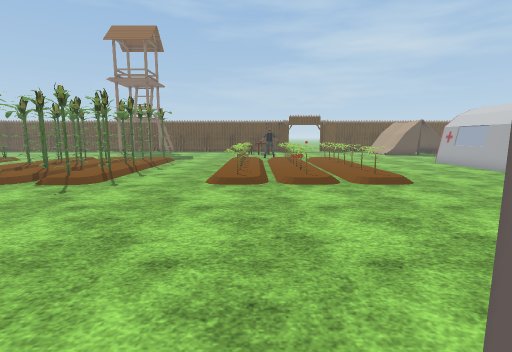
view 1 (above)

24 first-person views from a walk through a Unity game level. The camera is 1.4 m above the floor, tilts 8° down and sees 85° across. The floor is counted in squares, 1 m on a side. Each view is taken from the middle of a square. On the plan, view 1 faces up. The plan holds only what a view shows up to about 14 squares ahead; the rest is blank. The place goes on beyond the plan. Flat ground stands in for the terrain. The player is left out. Some surface patterns are stand-ins.

view 2
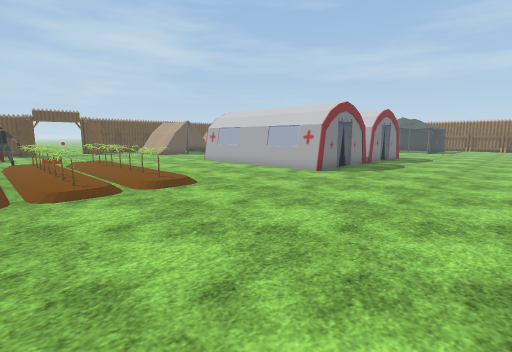

view 3
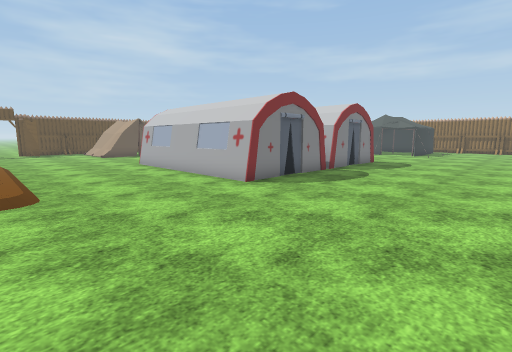

view 4
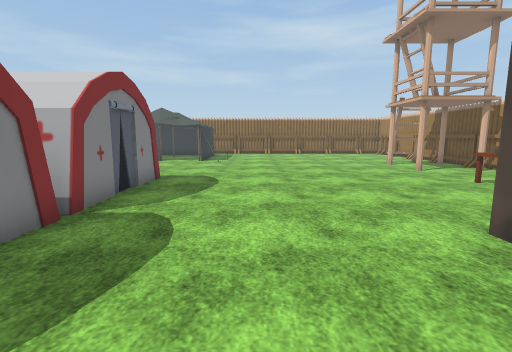

view 5
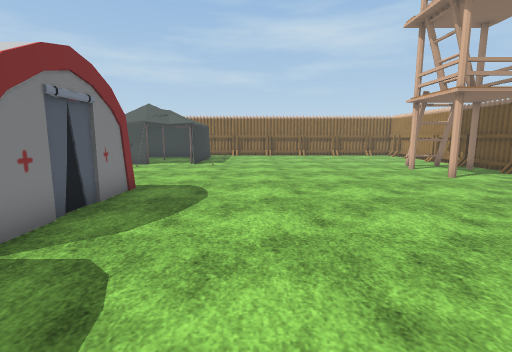

view 6
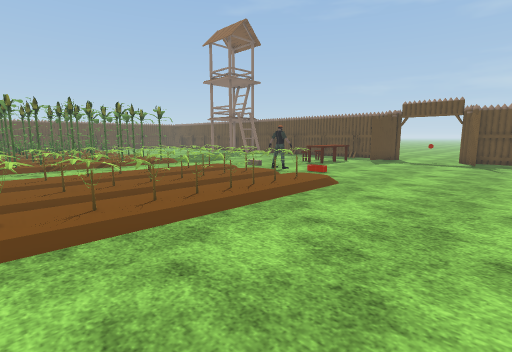

view 7
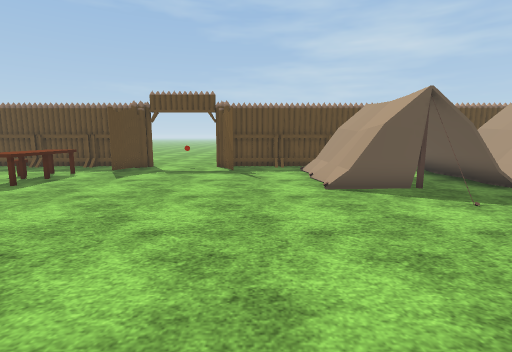

view 8
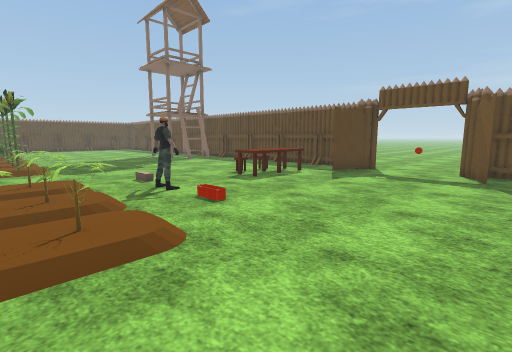

view 9
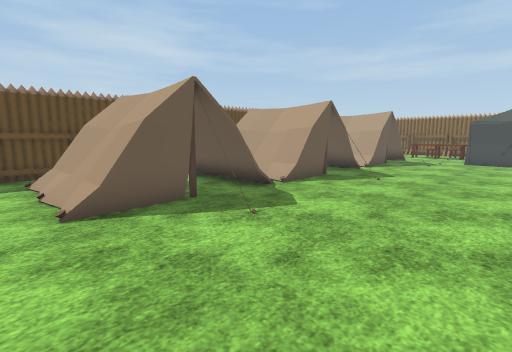

view 10
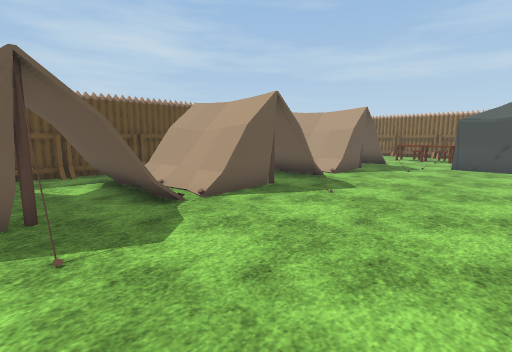

view 11
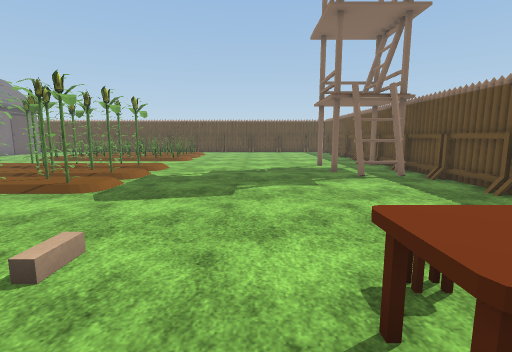

view 12
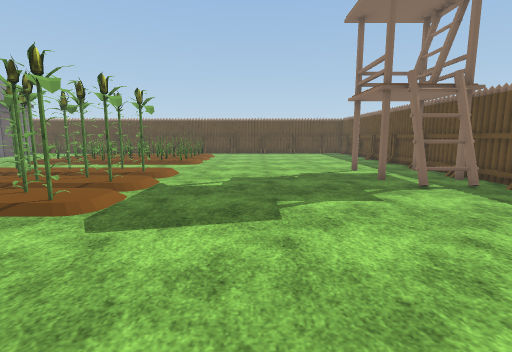

view 13
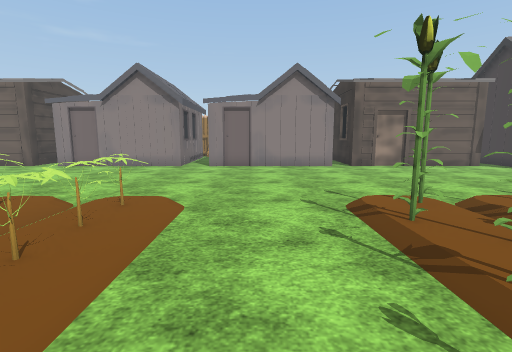

view 14
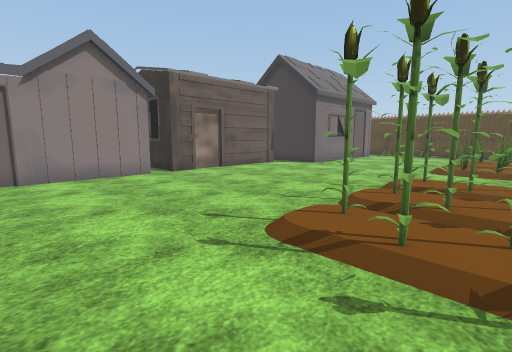

view 15
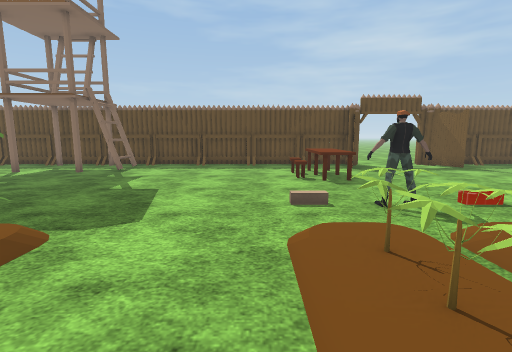

view 16
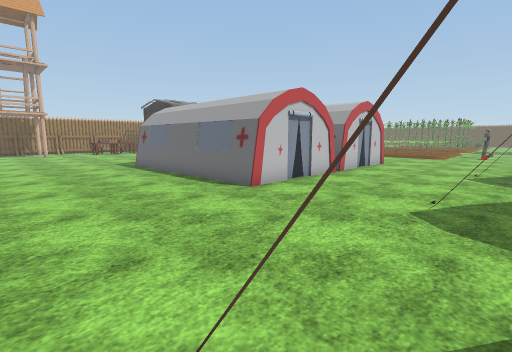

view 17
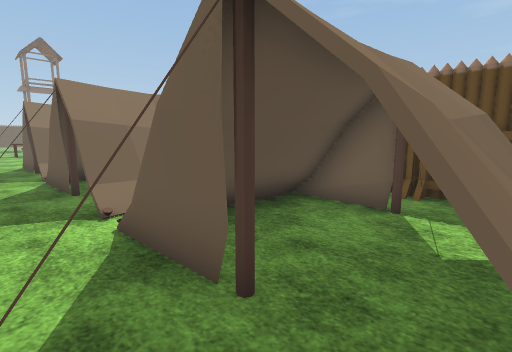

view 18
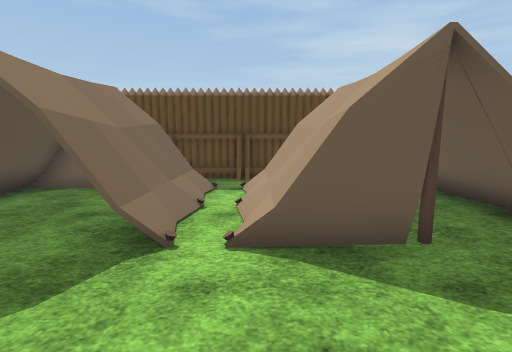

view 19
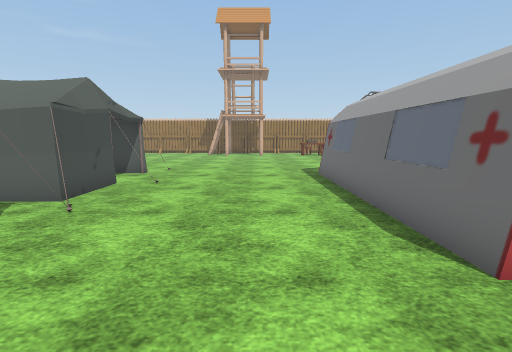

view 20
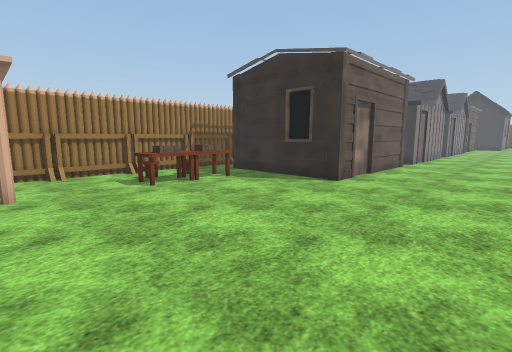

view 21
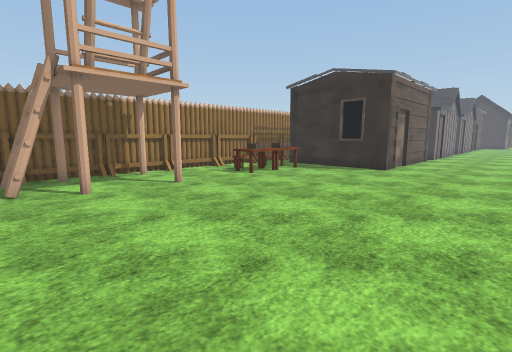

view 22
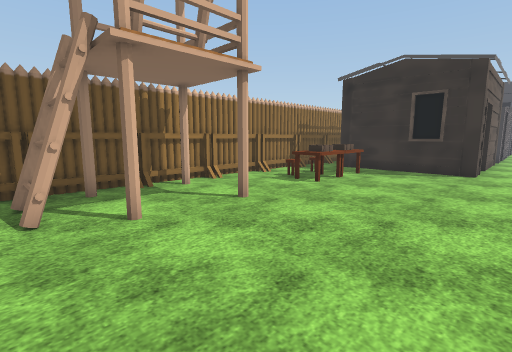

view 23
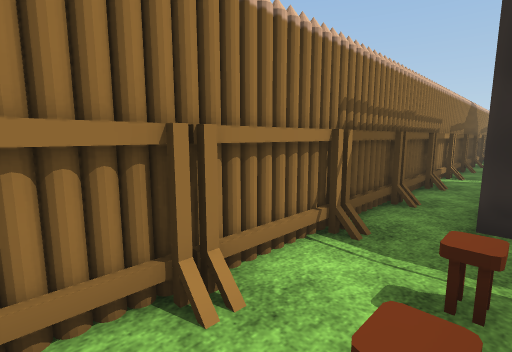

view 24
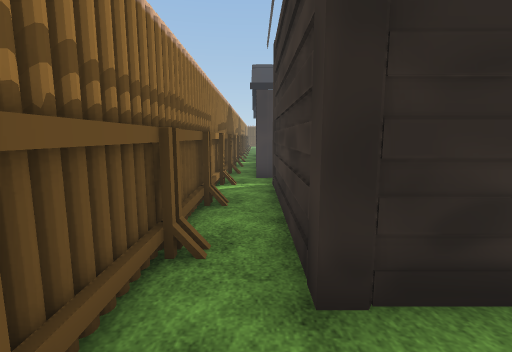

### Floor plan
Key: @ floor where view 1 was taken; # wall or solid block; x gap in a wall; . main floor; : floor 0.25 m higher than the main floor; / step, stairs or slope; = window, fence, low wall or low ledge; O other object.
Columns run from 14 left of view 1 to 26 right of it. Each row starts with its distance up from view 1.
 29                   ...
 28              ###  ...
 27 ################ O.OO####################
 26 ......O.........OO...O...   O..OO O..OO.
 25 ......O.........O....O../OO O:OOOOO.OOO.O
 24 ..O..O........OO......../O..O:OO.OO.OO.OO
 23 ..............OO......../O..O/:O..O.OO..O
 22 ..............OO......../O..O/OOO.O.OOO.O
 21 .........................OO.....O.....O..
 20 .........................................
 19 .............O.#.O......................O
 18 ........................................O
 17 ...//././/...//////.....................O
 16  .  #/#/##...=::=/=.....................
 15  . ##/#/#/...====/=.....O###OO###O......
 14  . /#/# ##...====/=.....O   O    O.......
 13  . :#/####...====/=.....O        O......O
 12  .  #x# ##...====/=.....O        O......O
 11  . ##/###/...====/=.....O        O......O
 10  . /#/###/...====/=.....O        O......O
  9  . #:/#/#/...====/=.....O        O.......
  8 ... x  x ...............O ##OO ##O.......
  7 ........................................O
  6 .........................................
  5 .........................................
  4 .........................................
  3 .........................................
  2 .........................................
  1 .........................................
  0  ######.   ## @#   ## #######............
 -1       O        O            O............
 -2       #                     #............
 -3                             #.OOO...O.OO.
 -4                     # #######.OOO......O.
 -5                     #...............O..O.
 -6                     #####################

Where each view was taken, in squares from view 1:
view 1: 0 up, 0 right, facing up
view 2: 1 up, 0 right, facing up-right
view 3: 1 up, 4 right, facing up-right
view 4: 4 up, 10 right, facing right
view 5: 4 up, 12 right, facing right
view 6: 9 up, 9 right, facing up-left
view 7: 14 up, 8 right, facing up
view 8: 15 up, 8 right, facing up-left
view 9: 16 up, 9 right, facing up-right
view 10: 16 up, 12 right, facing up-right
view 11: 21 up, 2 right, facing left
view 12: 20 up, 0 right, facing left
view 13: 14 up, 3 left, facing down
view 14: 11 up, 2 left, facing down-left
view 15: 13 up, 2 left, facing up
view 16: 21 up, 25 right, facing down-left
view 17: 20 up, 26 right, facing up-left
view 18: 18 up, 22 right, facing up
view 19: 18 up, 22 right, facing down
view 20: 5 up, 22 right, facing down-left
view 21: 5 up, 26 right, facing down-left
view 22: 2 up, 26 right, facing down-left
view 23: 4 down, 19 right, facing down-left
view 24: 5 down, 16 right, facing left
